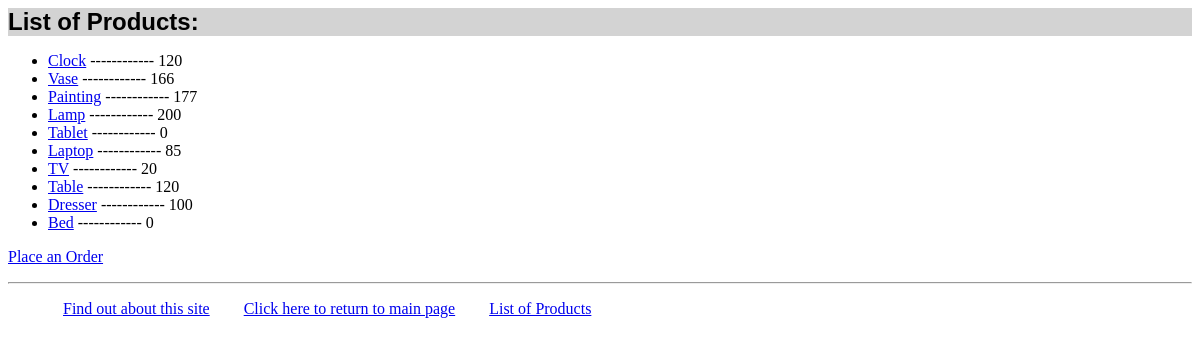
The page /myapp/products on the database its author committed.
### myapp/models.py (models this page shows, shortened)
class Product(models.Model):
    category = models.ForeignKey(Category, related_name='products', on_delete=models.CASCADE)
    name = models.CharField(max_length=200)
    price = models.DecimalField(max_digits=10, decimal_places=2)
    stock = models.PositiveIntegerField(default=100, validators=[validate_stock])
    available = models.BooleanField(default=True)
    optional = models.CharField(max_length=300, default='', blank=True)
    interested = models.PositiveIntegerField(default=0)

### myapp/views.py (the view)
# urls.py: path(r'products', views.products, name='products'),
def products(request):
    prodlist = Product.objects.all().order_by('id')[:10]
    return render(request, 'myapp/products.html', {'prodlist': prodlist})

### myapp/templates/myapp/products.html (shortened to what this page needs)
{% extends 'myapp/base.html' %}
{% block body_block %}
    <h1>List of Products:</h1>
    <ul>
        {% for prod in prodlist %}
            <li><a href="{% url 'myapp:productdetail' prod_id=prod.id %}"> {{ prod.name }}</a> ------------ {{ prod.stock }}</li>
        {% endfor %}
    </ul>
    <p><a href="{% url 'myapp:placeorder' %}">Place an Order</a></p>
{% endblock %}

### myapp/static/myapp/style.css (style rules this page uses)
h1 { color: black; font-family: arial, sans-serif; font-size: 24px; font-weight: bold; margin-top: 0px; margin-bottom: 1px; background-color: lightgray; }

### rows shown on the page
Product: name "Clock", stock "120"
Product: name "Vase", stock "166"
Product: name "Painting", stock "177"
Product: name "Lamp", stock "200"
Product: name "Tablet", stock "0"
Product: name "Laptop", stock "85"
Product: name "TV", stock "20"
Product: name "Table", stock "120"
Product: name "Dresser", stock "100"
Product: name "Bed", stock "0"
